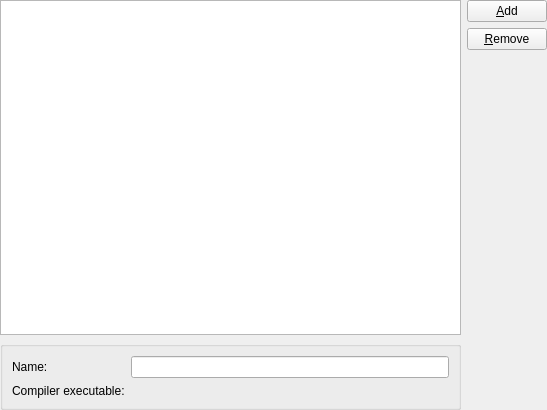
<?xml version="1.0" encoding="UTF-8"?>
<ui version="4.0">
 <class>CompilersWidget</class>
 <widget class="QWidget" name="CompilersWidget">
  <property name="geometry">
   <rect>
    <x>0</x>
    <y>0</y>
    <width>547</width>
    <height>410</height>
   </rect>
  </property>
  <layout class="QGridLayout" name="gridLayout">
   <property name="margin">
    <number>0</number>
   </property>
   <item row="0" column="0">
    <widget class="QTreeView" name="compilers"/>
   </item>
   <item row="0" column="1">
    <layout class="QVBoxLayout" name="verticalLayout">
     <item>
      <widget class="QPushButton" name="addButton">
       <property name="text">
        <string>&amp;Add</string>
       </property>
       <property name="icon">
        <iconset theme="list-add"/>
       </property>
      </widget>
     </item>
     <item>
      <widget class="QPushButton" name="removeButton">
       <property name="text">
        <string>&amp;Remove</string>
       </property>
       <property name="icon">
        <iconset theme="edit-delete"/>
       </property>
      </widget>
     </item>
     <item>
      <spacer name="verticalSpacer">
       <property name="orientation">
        <enum>Qt::Vertical</enum>
       </property>
       <property name="sizeHint" stdset="0">
        <size>
         <width>20</width>
         <height>40</height>
        </size>
       </property>
      </spacer>
     </item>
    </layout>
   </item>
   <item row="1" column="0">
    <widget class="QGroupBox" name="groupBox">
     <property name="title">
      <string/>
     </property>
     <layout class="QFormLayout" name="formLayout">
      <item row="0" column="0">
       <widget class="QLabel" name="label">
        <property name="text">
         <string>Name:</string>
        </property>
       </widget>
      </item>
      <item row="0" column="1">
       <widget class="QLineEdit" name="compilerName"/>
      </item>
      <item row="1" column="0">
       <widget class="QLabel" name="label_2">
        <property name="text">
         <string>Compiler executable:</string>
        </property>
       </widget>
      </item>
      <item row="1" column="1">
       <widget class="KUrlRequester" name="compilerPath"/>
      </item>
     </layout>
    </widget>
   </item>
  </layout>
 </widget>
 <customwidgets>
  <customwidget>
   <class>KUrlRequester</class>
   <extends>QWidget</extends>
   <header>kurlrequester.h</header>
  </customwidget>
 </customwidgets>
 <resources/>
 <connections/>
</ui>
